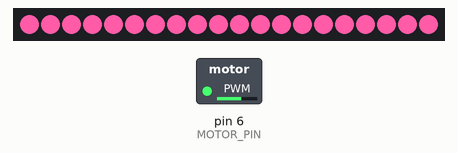
The sketch below on a simulated Arduino Uno, built with avr-gcc and run on an emulated ATmega328P. Shown: 20 RGB LEDs in strip order, left to right, switched loads named in the sketch (green lamp = pin HIGH). Dim RGB values are drawn brighter than linear.

Above: at 0.6 s.
At 5.6 s:
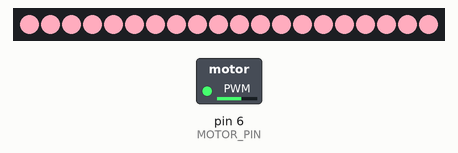
At 11.1 s:
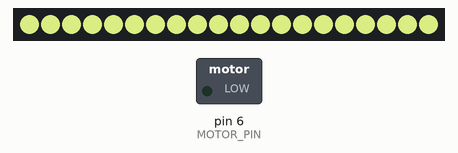
At 36.0 s:
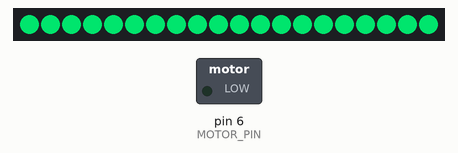
Timing chart, 0 to 37.5 s (numbered marks = the images above):
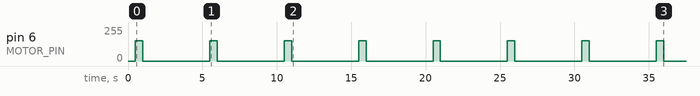

Measured:
- by itself, pin 6 (MOTOR_PIN): alternates 153/255 for 0.50 s and 0/255 for 4.5 s

The sketch:

fade_fast_motor.ino
```cpp
#include "Thread.h"
#include "Adafruit_DotStar.h"
#include "FastLED.h"

// How many leds in your strip?
#define NUM_LEDS 20

// For led chips like Neopixels, which have a data line, ground, and power, you just
// need to define DATA_PIN.  For led chipsets that are SPI based (four wires - data, clock,
// ground, and power), like the LPD8806 define both DATA_PIN and CLOCK_PIN
#define DATA_PIN 3
#define CLOCK_PIN 13
#define MOTOR_PIN 6

// Define the array of leds
CRGB leds[NUM_LEDS];

Thread myThread = Thread();

void setup() {
      // Uncomment/edit one of the following lines for your leds arrangement.
      // FastLED.addLeds<TM1803, DATA_PIN, RGB>(leds, NUM_LEDS);
      // FastLED.addLeds<TM1804, DATA_PIN, RGB>(leds, NUM_LEDS);
      // FastLED.addLeds<TM1809, DATA_PIN, RGB>(leds, NUM_LEDS);
      // FastLED.addLeds<WS2811, DATA_PIN, RGB>(leds, NUM_LEDS);
      // FastLED.addLeds<WS2812, DATA_PIN, RGB>(leds, NUM_LEDS);
      // FastLED.addLeds<WS2812B, DATA_PIN, RGB>(leds, NUM_LEDS);
//      FastLED.addLeds<NEOPIXEL, DATA_PIN>(leds, NUM_LEDS);
      // FastLED.addLeds<APA104, DATA_PIN, RGB>(leds, NUM_LEDS);
      // FastLED.addLeds<UCS1903, DATA_PIN, RGB>(leds, NUM_LEDS);
      // FastLED.addLeds<UCS1903B, DATA_PIN, RGB>(leds, NUM_LEDS);
      // FastLED.addLeds<GW6205, DATA_PIN, RGB>(leds, NUM_LEDS);
      // FastLED.addLeds<GW6205_400, DATA_PIN, RGB>(leds, NUM_LEDS);

      // FastLED.addLeds<WS2801, RGB>(leds, NUM_LEDS);
      // FastLED.addLeds<SM16716, RGB>(leds, NUM_LEDS);
      // FastLED.addLeds<LPD8806, RGB>(leds, NUM_LEDS);
      // FastLED.addLeds<P9813, RGB>(leds, NUM_LEDS);
      // FastLED.addLeds<APA102, RGB>(leds, NUM_LEDS);
      // FastLED.addLeds<DOTSTAR, RGB>(leds, NUM_LEDS);

      // FastLED.addLeds<WS2801, DATA_PIN, CLOCK_PIN, RGB>(leds, NUM_LEDS);
      // FastLED.addLeds<SM16716, DATA_PIN, CLOCK_PIN, RGB>(leds, NUM_LEDS);
      // FastLED.addLeds<LPD8806, DATA_PIN, CLOCK_PIN, RGB>(leds, NUM_LEDS);
      // FastLED.addLeds<P9813, DATA_PIN, CLOCK_PIN, RGB>(leds, NUM_LEDS);
      // FastLED.addLeds<APA102, DATA_PIN, CLOCK_PIN, RGB>(leds, NUM_LEDS);
       FastLED.addLeds<DOTSTAR, DATA_PIN, CLOCK_PIN, RGB>(leds, NUM_LEDS);
        pinMode(MOTOR_PIN, OUTPUT);  // Must be a PWM pin
        myThread.onRun(run_motor);
	   myThread.setInterval(500);
}

void loop() {
  sunrise();
  FastLED.show();
  if(myThread.shouldRun())
		myThread.run();
}

extern const TProgmemRGBPalette16 SimColors_p FL_PROGMEM =
{
    CRGB::Blue,
    CRGB::Aqua,
    CRGB::Purple,
    CRGB::Green,

    CRGB::Blue,
    CRGB::Aqua,
    CRGB::Purple,
    CRGB::Green,

    CRGB::Blue,
    CRGB::Aqua,
    CRGB::Purple,
    CRGB::Green,

    CRGB::Blue,
    CRGB::Aqua,
    CRGB::Purple,
    CRGB::Green
};

extern const TProgmemRGBPalette16 SimRainbowColors_p FL_PROGMEM =
{
    0xFF1493, 0xFFB6C1, 0x56D500, 0x00D52A,
    0x00AB55, 0x00FFFF, 0x008080, 0x0000FF,
    0x2A00D5, 0x5500AB, 0xDA70D6, 0x7F0081,
    0xAB0055, 0xFF1493, 0xFFB6C1, 0xFFFFFF
};

//extern const TProgmemRGBPalette16 SimRainbowColors_p FL_PROGMEM =
//{
//    0x00AB55, 0x008080, 0x0000FF, 0x7F0081,
//    0xFF1493, 0x00AB55, 0x008080, 0x0000FF,
//    0x7F0081, 0xFF1493, 0x00AB55, 0x008080,
//    0x0000FF, 0xFF1493, 0xFFB6C1, 0xFFFFFF
//};

//extern const TProgmemRGBPalette16 SimRainbowColors_p FL_PROGMEM =
//{
//    0xFF69B4, 0xFF69B4, 0xFF69B4, 0xFF69B4,
//    0xFF69B4, 0xFF69B4, 0xFF69B4, 0xFF69B4,
//    0x7F0081, 0x7F0081, 0x7F0081, 0x7F0081,
//    0x7F0081, 0x7F0081, 0x7F0081, 0x7F0081
//};

//extern const TProgmemRGBPalette16 SimRainbowColors_p FL_PROGMEM =
//{
//    0xFF0000, 0xD52A00, 0x56D500, 0x00D52A,
//    0x00AB55, 0x00FFFF, 0x008080, 0x0000FF,
//    0x2A00D5, 0x5500AB, 0x7F0081, 0xAB0055,
//    0xD5002B, 0xFF1493, 0xFFB6C1, 0xFFFFFF
//};

static const float sunriseLength = 0.3;
static const float interval = ((float)(sunriseLength * 60) / 256)*1000;
static uint8_t heatIndex = 0; // start out at 0

void run_motor() {
 analogWrite(MOTOR_PIN, 153 );  // 60% duty cycle
 delay(500);              // play for 0.5s
 analogWrite(MOTOR_PIN, 0 );    // 0% duty cycle (off)
 delay(4000);             // wait for 4s
}

void sunrise() {
    EVERY_N_MILLISECONDS(interval ) {
    if(heatIndex < 255)
          heatIndex += 1;
      else{
          delay(2500);
          fill_solid(leds, NUM_LEDS, CRGB(0,0,0));
          heatIndex = 0;
      }
      CRGB color = ColorFromPalette(SimRainbowColors_p, heatIndex);
      fill_solid(leds, NUM_LEDS, color);
      analogWrite(leds, 127);
  }
}
```
